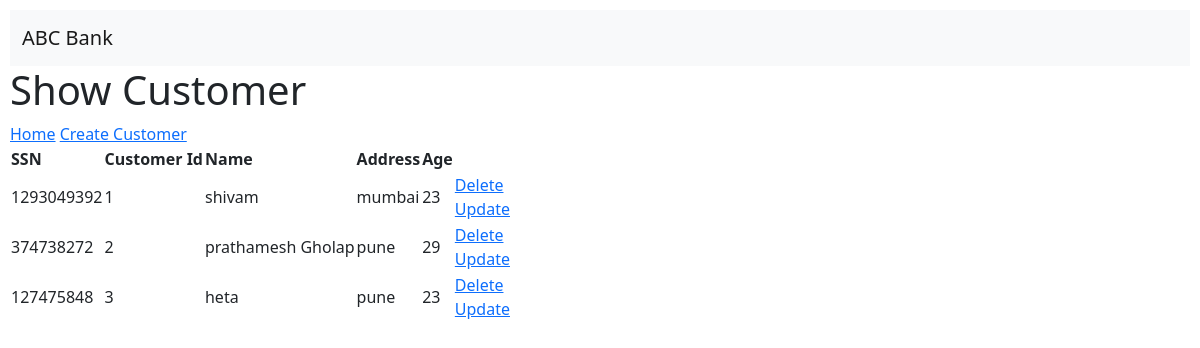
/showCustomer, run on the app's committed database.
### app.py (models this page shows)
class Customer(db.Model):
    ssn = db.Column(db.Integer,nullable=False)
    customer_id = db.Column(db.Integer,primary_key=True)
    name = db.Column(db.String(25),nullable=False)
    address= db.Column(db.String(100),nullable=False)
    age = db.Column(db.Integer,nullable=False)
    accounts = db.relationship('Account',backref='owner')

### app.py (the view)
@app.route('/showCustomer')
def showCustomer():
    customers = Customer.query.order_by(Customer.customer_id).all()
    return render_template('showCustomer.html',customers=customers)

### templates/showCustomer.html (shortened to what this page needs)
{%extends 'base.html'%}  {%block body%}
<h1>Show Customer</h1>
<a href="/CAEDashboard">Home</a>
<a href="/createCustomer">Create Customer</a>
{%if customers|length < 1%}
<h4>There are no customer</h4>
{%else%}
<table>
  <tr>
    <th>SSN</th>
    <th>Customer Id</th>
    <th>Name</th>
    <th>Address</th>
    <th>Age</th>
  </tr>
  {%for customer in customers%}
  <tr>
    <td>{{customer.ssn}}</td>
    <td>{{customer.customer_id}}</td>
    <td>{{customer.name}}</td>
    <td>{{customer.address}}</td>
    <td>{{customer.age}}</td>
    <td>
      <a href="/deleteCustomer/{{customer.customer_id}}">Delete</a>
      <br />
      <a href="/updateCustomer/{{customer.customer_id}}">Update</a>
    </td>
  </tr>
  {% endfor%}
</table>
{% endif%} {%endblock%}

### data on the page
Customer: ssn "1293049392", customer_id "1", name "shivam", address "mumbai", age "23"
Customer: ssn "374738272", customer_id "2", name "prathamesh Gholap", address "pune", age "29"
Customer: ssn "127475848", customer_id "3", name "heta", address "pune", age "23"
